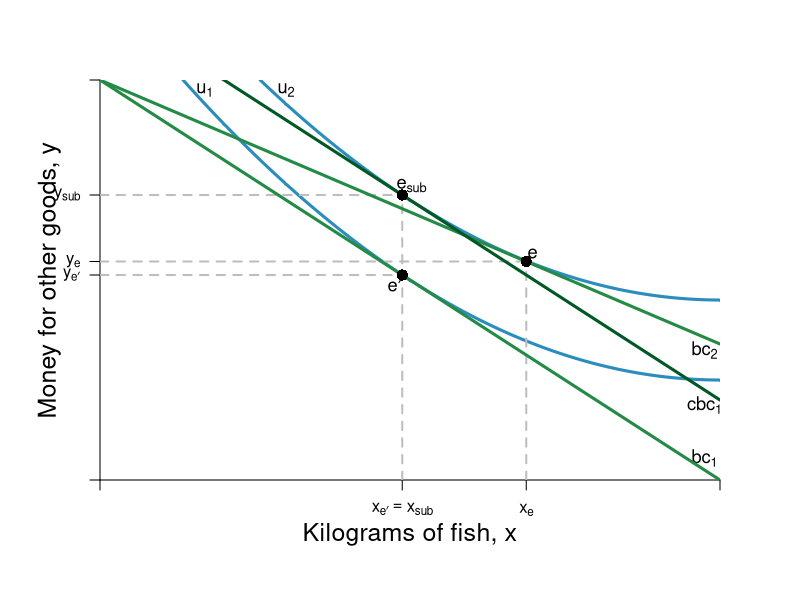

Recreate this plot in R.
#Graph Designer: Simon Halliday + Scott Cohn
#Authors: Bowles and Halliday
#Title: Coordination, Conflict and Competition: A Text in Microeconomics

library(shape)
pdf(file = "indmarketdemand/decomposition_qql.pdf", width = 10, height = 8)

#Set parameters for graphics
axislabelsize <- 1.5
labelsize <- 1.1
graphlinewidth <- 3
segmentlinewidth <- 2

COL <- c("#7fc97f", "#beaed4", "#fdc086", "#ffff99", "#386cb0", "#f0027f", "#bf5b17", "#666666")
COLA <- c("#e0f3db", "#99d8c9","#66c2a4","#41ae76", "#238b45", "#005824")
COLB <- c("#c6dbef", "#4eb3d3", "#2b8cbe", "#0868ac","#084081")
COLC <- c("#fcfbfd", "#efedf5", "#dadaeb", "#bcbddc", "#9e9ac8", "#807dba", "#6a51a3", "#54278f", "#3f007d")

#Edited the margins to cater for the larger LHS labels
par(mar =  c(6, 5, 4, 4))

#Original budget constraint and pivoted budget constraint

bc1 <- function(x) {
  40 - .5*x
}

bc2 <- function(x) {
  40 - .33*x
}

#Utility functions 

uFn <- function(x, y, rmax = 1, xmax = 80) {
  y + rmax*x - (1/2)*(rmax/xmax)*x^2
}

#Compensated budget constraint parallel to bc1

cbc1 <- function(x, int = 48) {
  int - .5*x
}

#Add limits on axes and levels of utility for each indifference curve
ylims <- c(0, 40)
xlims <- c(0, 80)

npts <- 501 
x <- seq(xlims[1], xlims[2], length.out = npts)
y <- seq(ylims[1], ylims[2], length.out = npts) 

a <- c(50, 58) #alpha = 0.6

plot(0, 0, xlim = xlims, ylim = ylims, type = "n",
     xlab = expression(paste("")),
     ylab = expression(paste("")), 
     xaxt = "n", 
     yaxt = "n", 
     cex.lab = axislabelsize, 
     bty = "n", 
     xaxs="i", 
     yaxs="i"
)

#x and y limits with plain axes without ticks/numbers to match previous graph

ticksx <- c(0, 39, 55, xlims[2])
xlabels <- c(NA, expression(paste(x[e*minute]) == x[sub]), expression(paste(x[e])), NA )
ticksy <- c(0, bc1(39), bc2(55), cbc1(39), ylims[2])
ylabels <- c(NA, expression(paste(y[e*minute])), expression(paste(y[e])), expression(paste(y[sub])), NA)

axis(1,at = ticksx,  pos = 0, labels = xlabels)
axis(2,at = ticksy,  pos = 0, labels = ylabels, las = 1)


npts <- 500 
xx1 <- seq(xlims[1], xlims[2], length.out = npts)
xx2 <- seq(0, xlims[2], length.out = npts)
xx3 <- seq(xlims[1], 0, length.out = npts)
xx4 <- seq(-11, 0, length.out = npts)

contour(x, y, 
        outer(x, y, uFn),
        drawlabels = FALSE,
        col = COLB[3],
        lwd = graphlinewidth,
        levels = a, 
        xaxs="i", 
        yaxs="i", 
        add = TRUE)


#Axis labels
mtext(expression(paste("Kilograms of fish, x")), side = 1, line = 2.5, cex = axislabelsize)
text(-6.5, 0.5*ylims[2], expression(paste("Money for other goods, y")), xpd = TRUE, cex = axislabelsize, srt = 90) 

#Label curves

text(13.5, 39, expression(u[1]), cex = labelsize)
text(24, 39, expression(u[2]), cex = labelsize)
text(78, 2.2, expression(bc[1]), cex = labelsize)
text(78, 13, expression(bc[2]), cex = labelsize)
text(78, 7.5, expression(cbc[1]), cex = labelsize)

#Label points e-sub, e, e'

text(40.2, cbc1(39)+.9, expression(paste(e[sub])), cex = labelsize)
segments(39, 0, 39, cbc1(x = 39), lty = 2, col = "gray", lwd = segmentlinewidth)
segments(0, cbc1(x = 39), 39, cbc1(x = 39), lty = 2, col = "gray", lwd = segmentlinewidth)


text(55 + 0.8, bc2(55) + .8, expression(paste(e)), cex = labelsize)
segments(55, 0, 55, bc2(x = 55), lty = 2, col = "gray", lwd = segmentlinewidth)
segments(0, bc2(x = 55), 55, bc2(x = 55), lty = 2, col = "gray", lwd = segmentlinewidth)


text(39 - 1, bc1(39) - 1, expression(paste(e*minute)), cex = labelsize)
segments(0, bc1(x = 39), 39, bc1(x = 39), lty = 2, col = "gray", lwd = segmentlinewidth)


#Label y-sub,x-sub,etc. on axes

#text(37.5, -.9, expression(paste(x[sub])), xpd = TRUE, cex = labelsize)
#text(40.8, -.9, expression(paste(x[e*minute])),  xpd = TRUE,  cex = labelsize)
#text(56.9, -.9, expression(paste(x[e])),  xpd = TRUE, cex = labelsize)


#text(-2, cbc1(39), expression(paste(y[sub])), xpd = TRUE, cex = labelsize)
#text(-1.8, bc1(39)+.5, expression(paste(y[e*minute])),  xpd = TRUE,  cex = labelsize)
#text(-2.1, bc1(39)-1, expression(paste(y[e])),  xpd = TRUE, cex = labelsize)

lines(xx1, bc1(xx1), col = COLA[5], lwd = graphlinewidth)
lines(xx1, bc2(xx1), col = COLA[5], lwd = graphlinewidth)
lines(xx1, cbc1(xx1), col = COLA[6], lwd = graphlinewidth)

points(39, cbc1(x = 39), pch = 16, col = "black", cex = 1.5)
points(55, bc2(x = 55), pch = 16, col = "black", cex = 1.5)
points(39, bc1(x = 39), pch = 16, col = "black", cex = 1.5)

dev.off()
